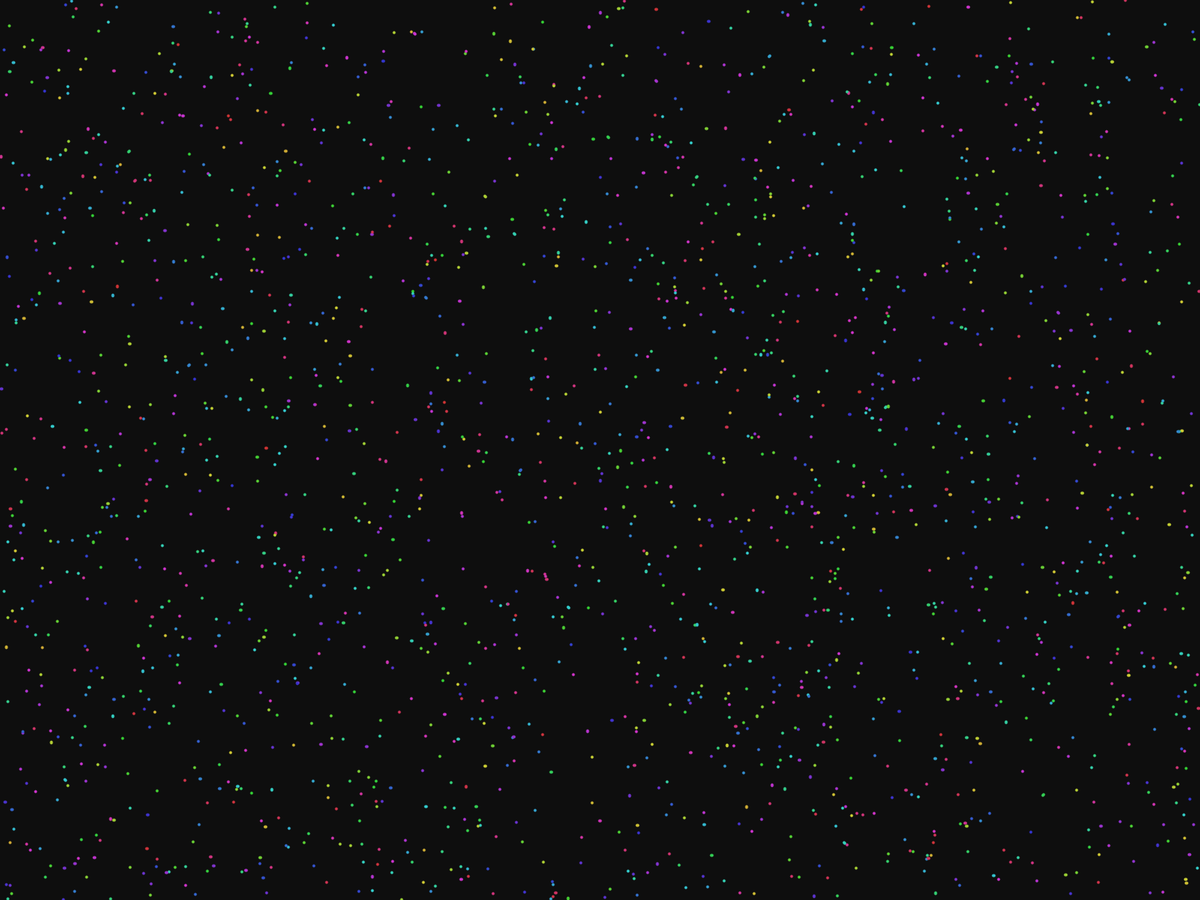
Frame 1 (no input)
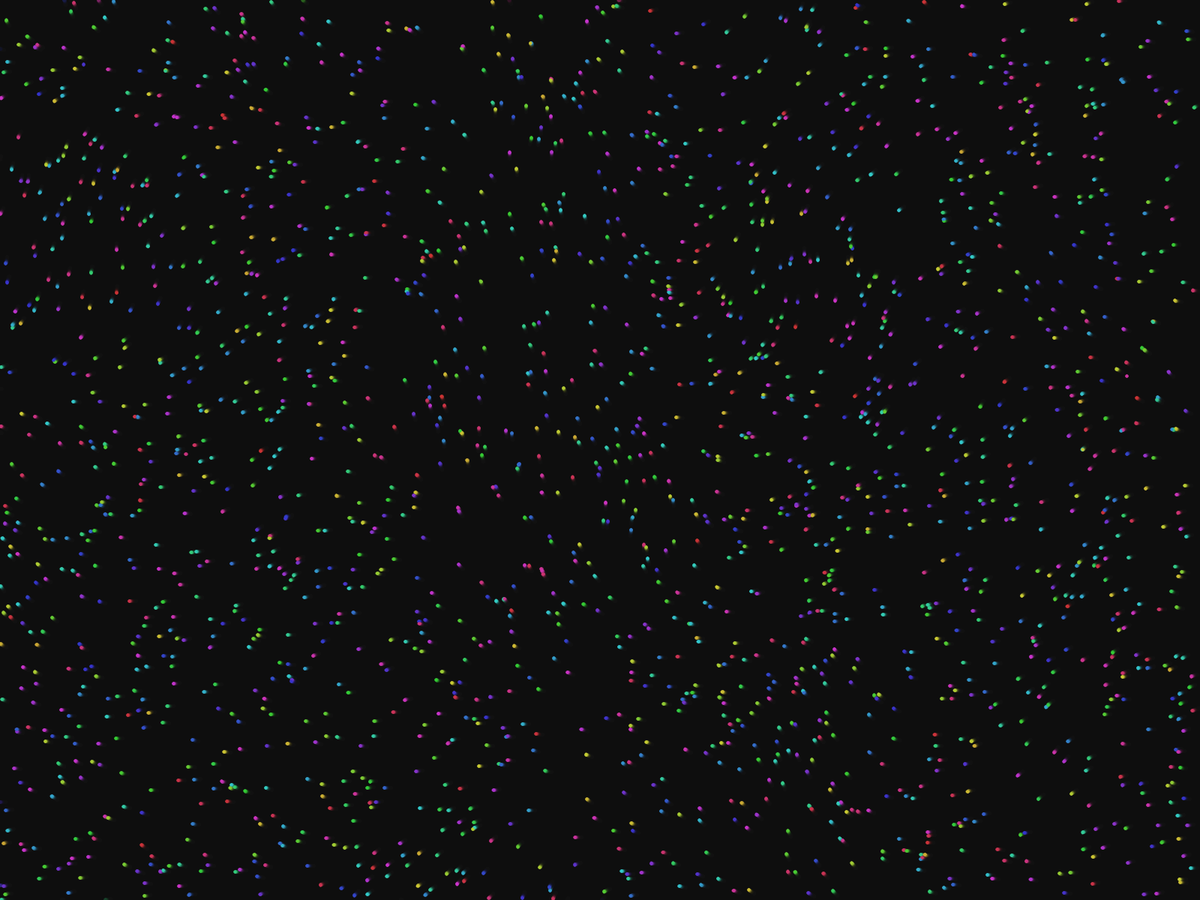
Frame 60 (the mouse pressed at the canvas centre just before this capture)
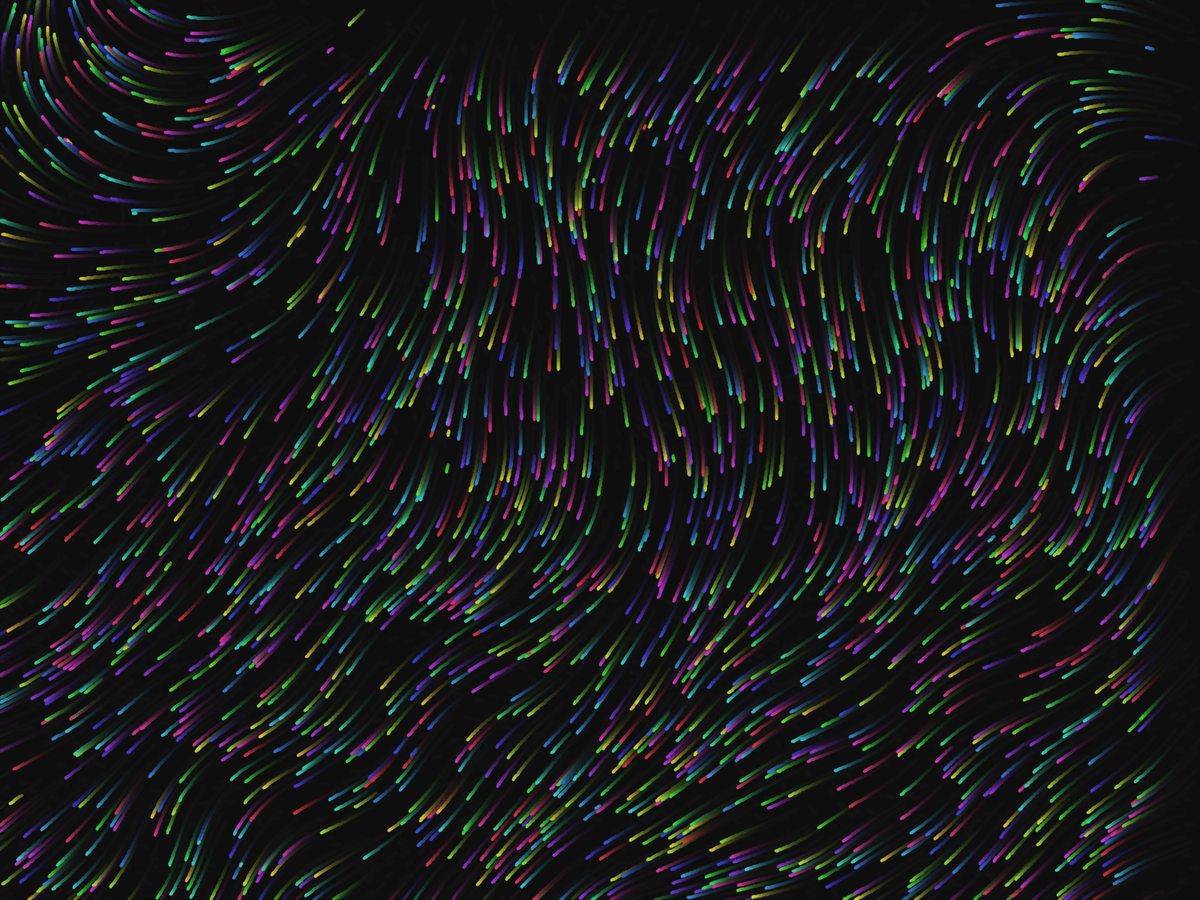
Frame 120 (the mouse held since frame 60 and released just before this capture)

The Processing sketch that drew these frames (run headless with seeded random() and noise(); from frame 60 on, the mouse is pressed at the canvas centre):

// Processing sketch: sidhant
// ── sidhant.pde
// ==============================
//  Sketch name — Waves
//  Author: Sidhant Tibrewal
//  Date:
// ==============================

// ---------- Globals ----------

ArrayList<Particle> particles;
int size, noiseSeed, randomSeed;
float scale, speed;
color bg;

// ---------- Init ----------

void init() {
    noiseSeed = int(random(0, 6000));
    randomSeed = int(random(0, 400));

    noiseSeed(noiseSeed);
    randomSeed(randomSeed);

    size =int(random(1000, 2500));
    scale = random(0.001, 0.005);
    speed=random(0.1, 2);
    bg = #0E0E0E;

    particles = new ArrayList<Particle>();
    for (int i=0; i<size; i++) {
        float x = random(width);
        float y = random(height);
        particles.add(new Particle(x, y, random(50, 400), 320, 300));
    }
    background(bg);
}

// ---------- Setup ----------

void setup() {
    //size(1024, 768);
    fullScreen();
    frameRate(60);
    smooth();
    init();
    colorMode(HSB, 400);
    strokeWeight(4);
    background(bg);
}

// ---------- Draw ----------
void draw() {
    fill(bg, 35);
    noStroke();
    rect(0, 0, width, height);
    render();
}

// ---------- Logic ----------



// ---------- Rendering ----------
void render() {
    for (int i=0; i<particles.size(); i++) {
        Particle particle = particles.get(i);
        PVector newCoordinates = particle.getNewCoordinates();
        stroke(particle.rgbColor.x, particle.rgbColor.y, particle.rgbColor.z);
        if (newCoordinates.z==0)
            line(newCoordinates.x, newCoordinates.y, particle.position.x, particle.position.y);
        particle.setNewCoordinates(newCoordinates);
    }
}

// ---------- Input ----------
void keyPressed() {
}

void mousePressed() {
    init();
}

// ---------- Class ----------

class Particle {
    PVector position;
    PVector rgbColor;

    Particle(float x, float y, float r, float b, float g) {
        position = new PVector(x, y);
        rgbColor = new PVector(r, g, b);
    }

    PVector getNewCoordinates() {
        int didWeReset = 0;
        float theta = noise(this.position.x*scale, this.position.y*scale)*TWO_PI;
        float newX=this.position.x+speed*cos(theta);
        float newY=this.position.y+speed*sin(theta);

        if (newX>width || newY>height || newX<0 || newY<0 ) {
            newX = random(width);
            newY = random(height);
            didWeReset=1;
        }

        return new PVector(newX, newY, didWeReset);
    }

    void setNewCoordinates(PVector newCoordinates) {
        this.position.x = newCoordinates.x;
        this.position.y = newCoordinates.y;
    }
}
